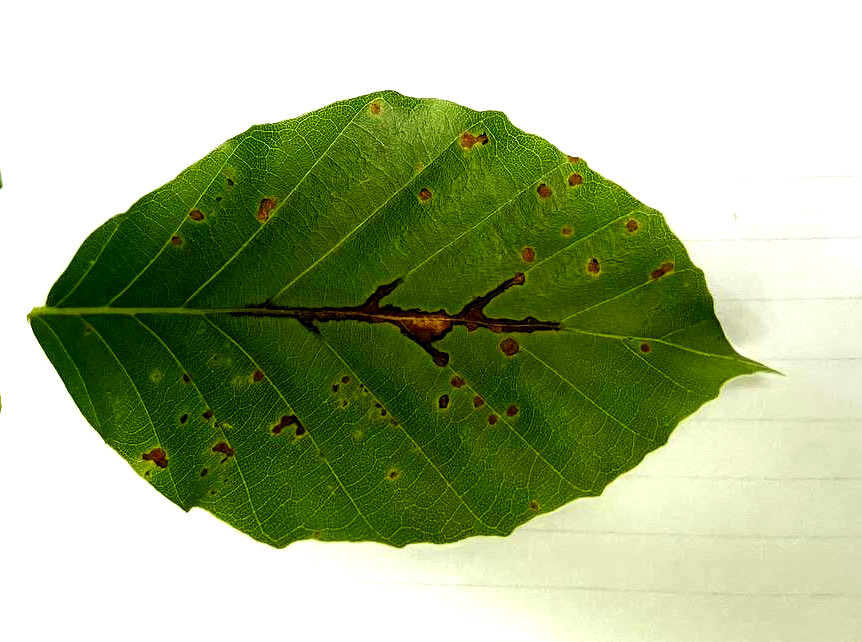
#> input picture images/leaf_ideal.jpeg, 862 x 642 px, found by its file name
$ python connected_components.py
#> lines starting #> are read from the running program, lines starting #| are printed output that depends on the picture; after the words box and inside, x2 and y2 are one past the last pixel; in counts of white or black regions, pixels touching at a corner belong together
#!/usr/bin/env python3
# -*- coding: utf-8 -*-
"""
Created on Tue Jun  8 14:04:56 2021

@author: Anna
"""
import os

import cv2
import matplotlib.pyplot as plt
import numpy as np

"""
Detections of connected components
"""

os.getcwd()
os.chdir("/home/rio/Dokumente/Uni/Master/Module/Fieldecology/leaf_herbivory")

pathtest = "images/leaf_ideal.jpeg"
img = cv2.imread(pathtest)
#> img is the input picture: shape (642, 862, 3); mean B, G, R 140.9, 180.9, 167
plt.imshow(img)

# remove light colors from original image (background)
minBGR = np.array([0,0,0])
maxBGR = np.array([100, 200,150])
maskBGR = cv2.inRange(img, minBGR, maxBGR)
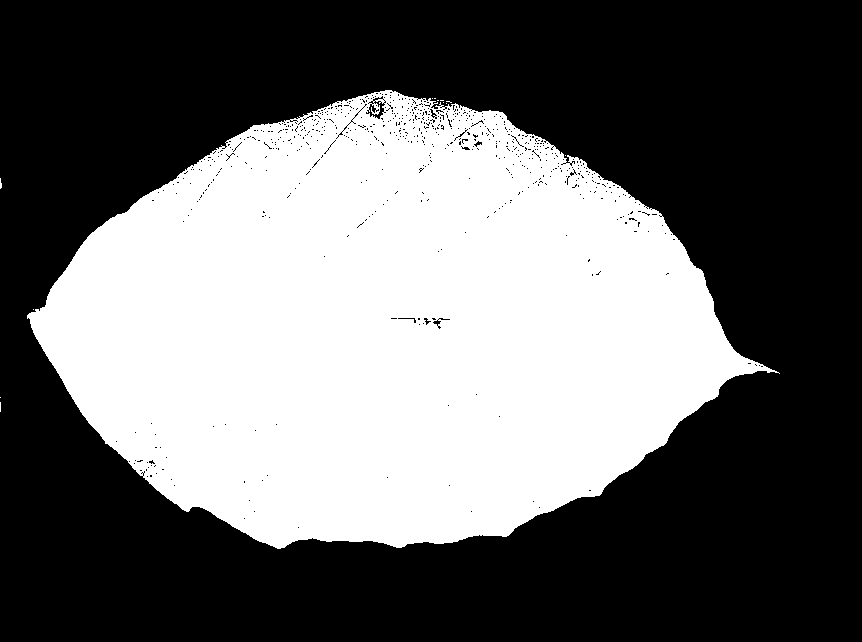
#> maskBGR: shape (642, 862); 40.9% white; 13 white regions (12 under 20 px), largest, box (x1, y1, x2, y2) and area: (27, 90, 780, 549) 226412
seg = cv2.bitwise_and(img, img, mask=maskBGR)
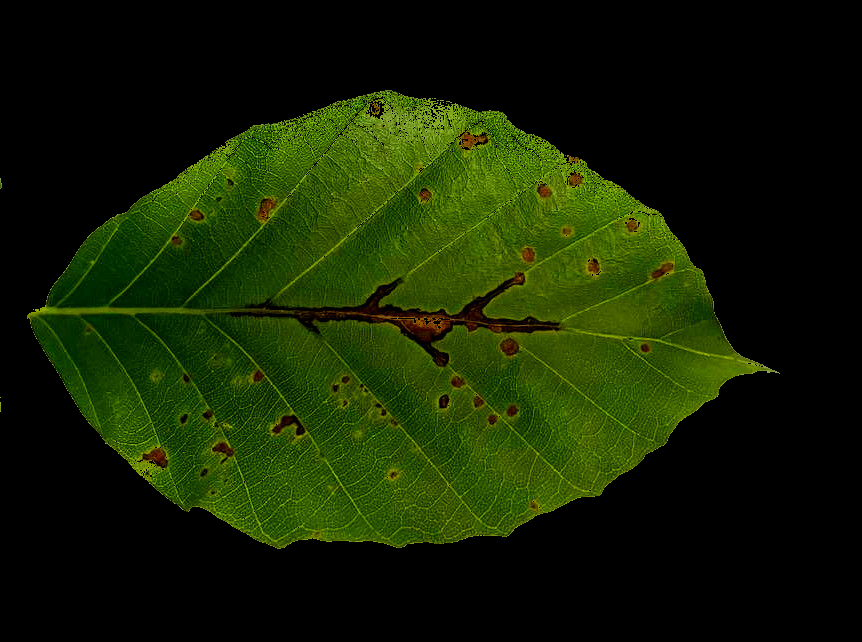
#> seg: shape (642, 862, 3); mean B, G, R 1.4, 33.6, 20.6


# grayscale image

img_gray = cv2.cvtColor(seg, cv2.COLOR_BGR2GRAY)
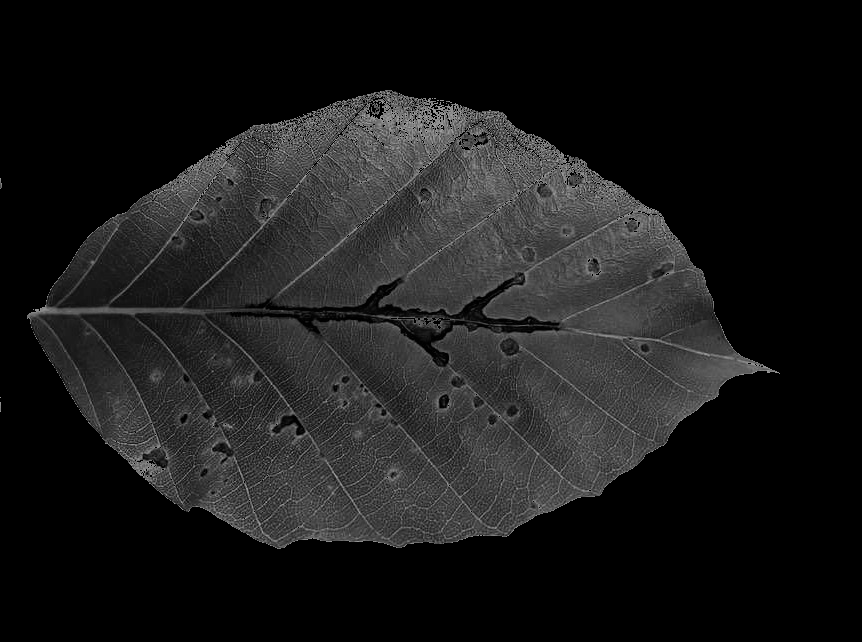
#> img_gray: shape (642, 862); min 0, max 167, mean 26.1
plt.imshow(img_gray, "Greys")

# blur (optional)
src_gray = cv2.blur(img_gray, (3,3))
plt.imshow(src_gray, "Greys")


## treshold binary

ret,thresh1 = cv2.threshold(maskBGR,80,255,cv2.THRESH_BINARY)
plt.imshow(thresh1)

th3 = cv2.adaptiveThreshold(maskBGR,255,cv2.ADAPTIVE_THRESH_GAUSSIAN_C,\
            cv2.THRESH_BINARY,11,2)
#> th3: shape (642, 862); 97.9% white; 681 black regions (670 under 20 px), largest, box (x1, y1, x2, y2) and area: (22, 85, 784, 554) 9446, (366, 96, 386, 119) 176, (0, 393, 6, 416) 105

img = cv2.medianBlur(maskBGR,5)
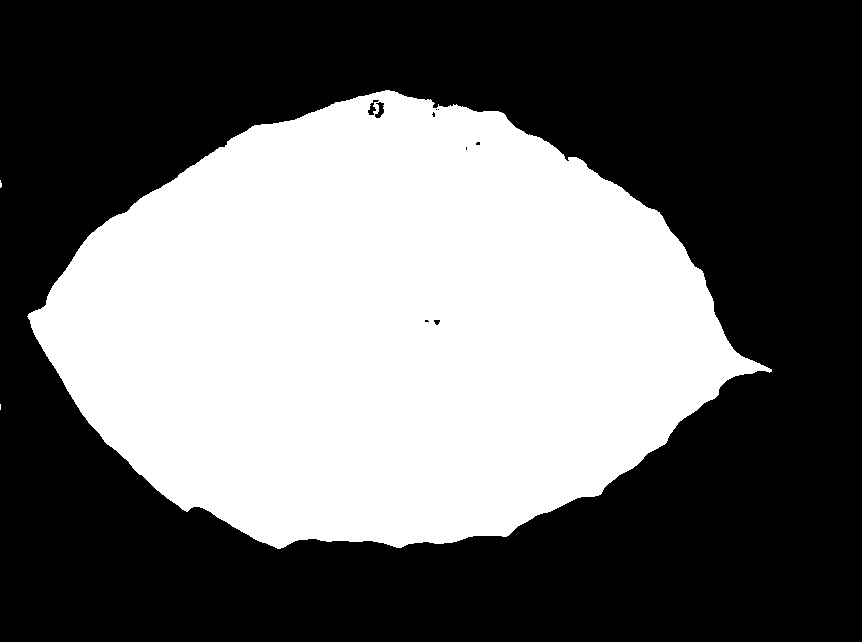
#> img: shape (642, 862); 41.2% white; 3 white regions (2 under 20 px), largest, box (x1, y1, x2, y2) and area: (27, 90, 772, 549) 227924
ret,th1 = cv2.threshold(img,127,255,cv2.THRESH_BINARY)
th2 = cv2.adaptiveThreshold(img,255,cv2.ADAPTIVE_THRESH_MEAN_C,\
            cv2.THRESH_BINARY,11,2)
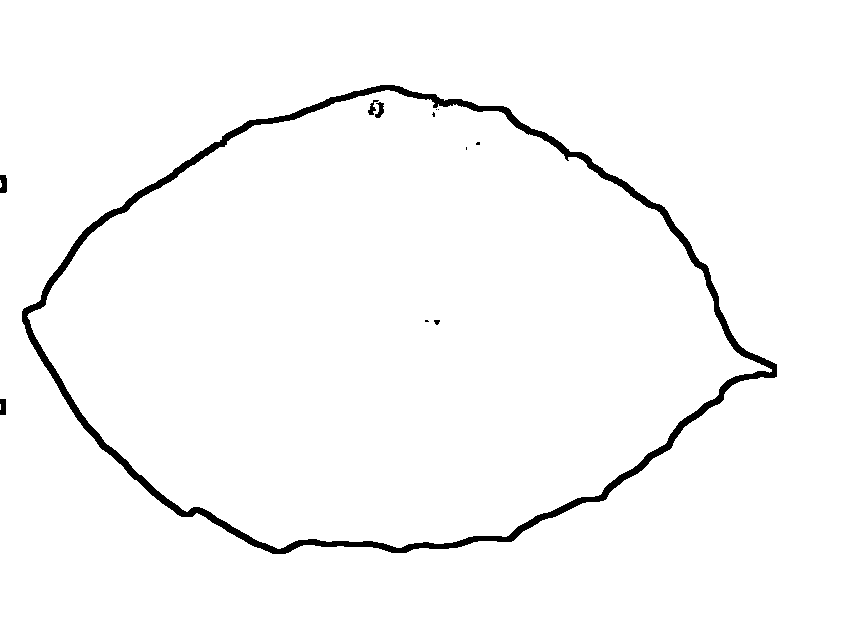
#> th2: shape (642, 862); 97.7% white; 12 black regions (6 under 20 px), largest, box (x1, y1, x2, y2) and area: (22, 85, 777, 554) 12409, (0, 175, 7, 193) 110, (0, 399, 6, 415) 90, (375, 102, 384, 118) 82, (368, 100, 379, 115) 68, (434, 320, 440, 325) 22
th3 = cv2.adaptiveThreshold(img,255,cv2.ADAPTIVE_THRESH_GAUSSIAN_C,\
            cv2.THRESH_BINARY,11,2)
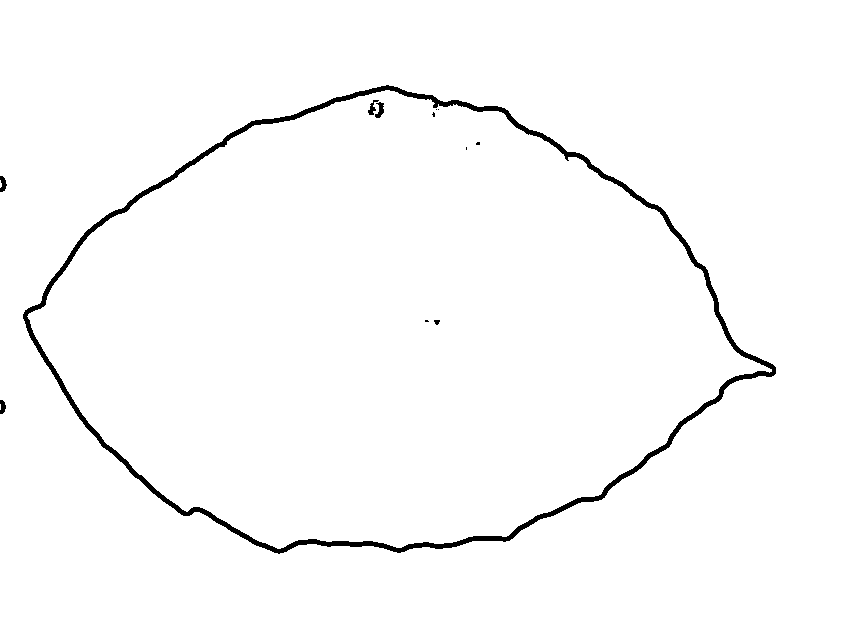
#> th3: shape (642, 862); 98.3% white; 12 black regions (6 under 20 px), largest, box (x1, y1, x2, y2) and area: (23, 85, 776, 554) 9185, (375, 102, 384, 118) 82, (0, 176, 7, 192) 74, (368, 100, 379, 115) 68, (0, 400, 6, 414) 62, (434, 320, 440, 325) 22
titles = ['Original Image', 'Global Thresholding (v = 127)',
            'Adaptive Mean Thresholding', 'Adaptive Gaussian Thresholding']
images = [img, th1, th2, th3]
for i in range(4):
    plt.subplot(2,2,i+1),plt.imshow(images[i],'gray')
    plt.title(titles[i])
    plt.xticks([]),plt.yticks([])
plt.show()
#> figure, not shown here; B, G, R data is drawn as R, G, B


#detect edge using canny
threshold = 238
canny_output = cv2.Canny(th3, threshold, threshold * 2)
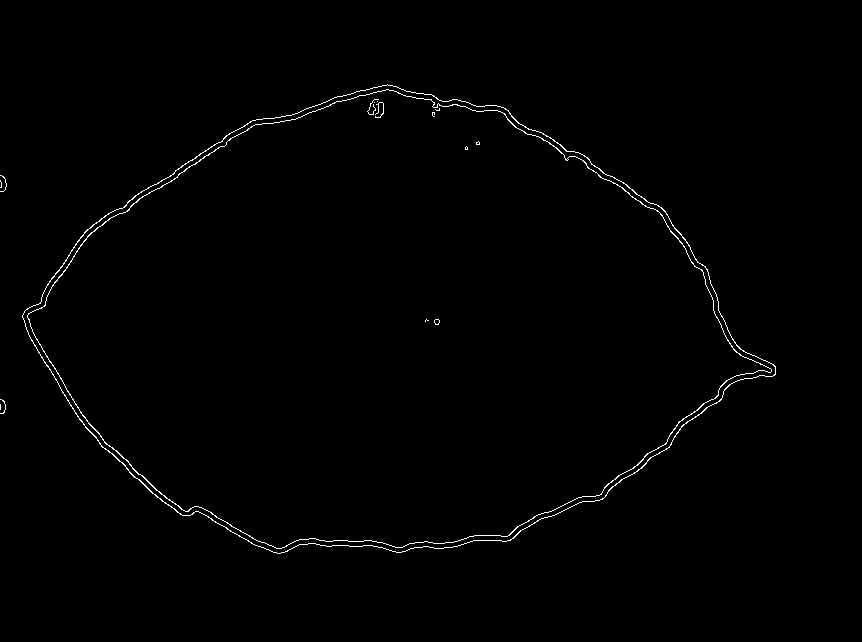
#> canny_output: shape (642, 862); 0.76% white in thin lines or dots, all inside (x1, y1, x2, y2) = (0, 84, 776, 554)
plt.imshow(canny_output, "Greys")

$ run again, with images/leaf.jpeg copied over images/leaf_ideal.jpeg
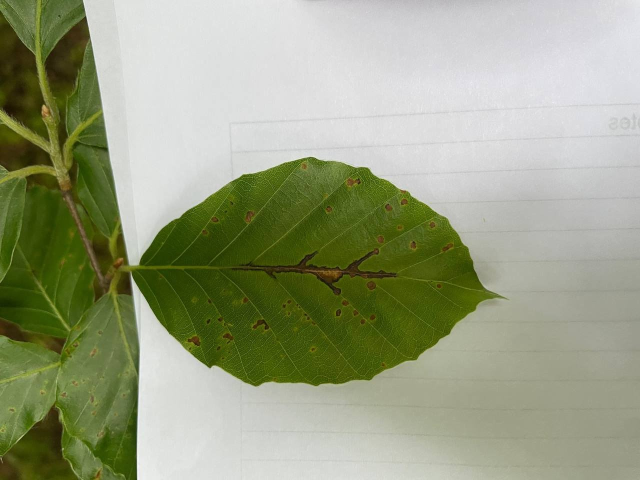
#> input picture images/leaf.jpeg, 1280 x 960 px, found by its file name (shown at 1/2 size)
#> img is the input picture: shape (960, 1280, 3); mean B, G, R 130.5, 159.6, 153.2
#> `maskBGR = cv2.inRange(img, minBGR, maxBGR)`:
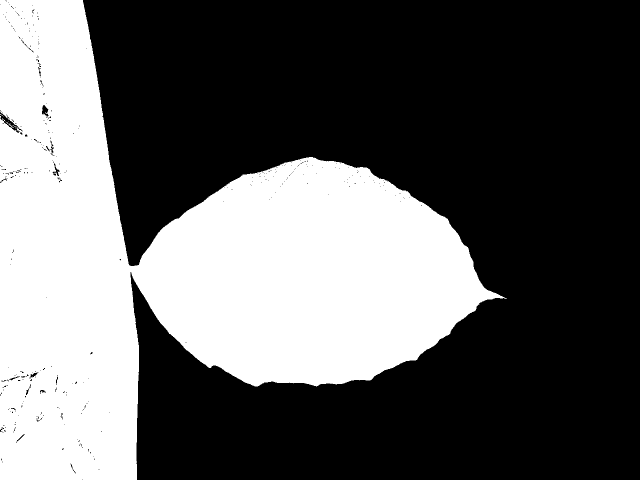
#> maskBGR: shape (960, 1280) (shown at 1/2 size); 37.1% white; 9 white regions (7 under 20 px), largest, box (x1, y1, x2, y2) and area: (0, 0, 1013, 960) 456252, (11, 243, 27, 256) 28
#> img: shape (960, 1280); 37.2% white; 2 white regions (1 under 20 px), largest, box (x1, y1, x2, y2) and area: (0, 0, 1007, 960) 457622
#> th2: shape (960, 1280); 98.5% white; 17 black regions (9 under 20 px), largest, box (x1, y1, x2, y2) and area: (166, 0, 1012, 960) 17345, (0, 224, 38, 265) 442, (84, 211, 96, 232) 175
#> `canny_output = cv2.Canny(th3, threshold, threshold * 2)`:
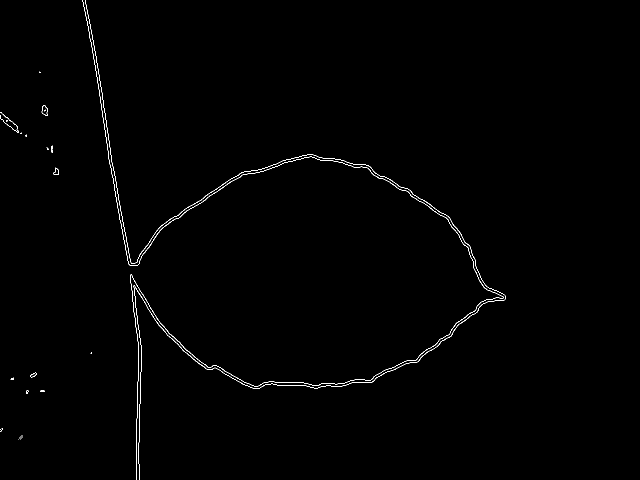
#> canny_output: shape (960, 1280) (shown at 1/2 size); 0.51% white in thin lines or dots, all inside (x1, y1, x2, y2) = (0, 0, 1011, 960)
